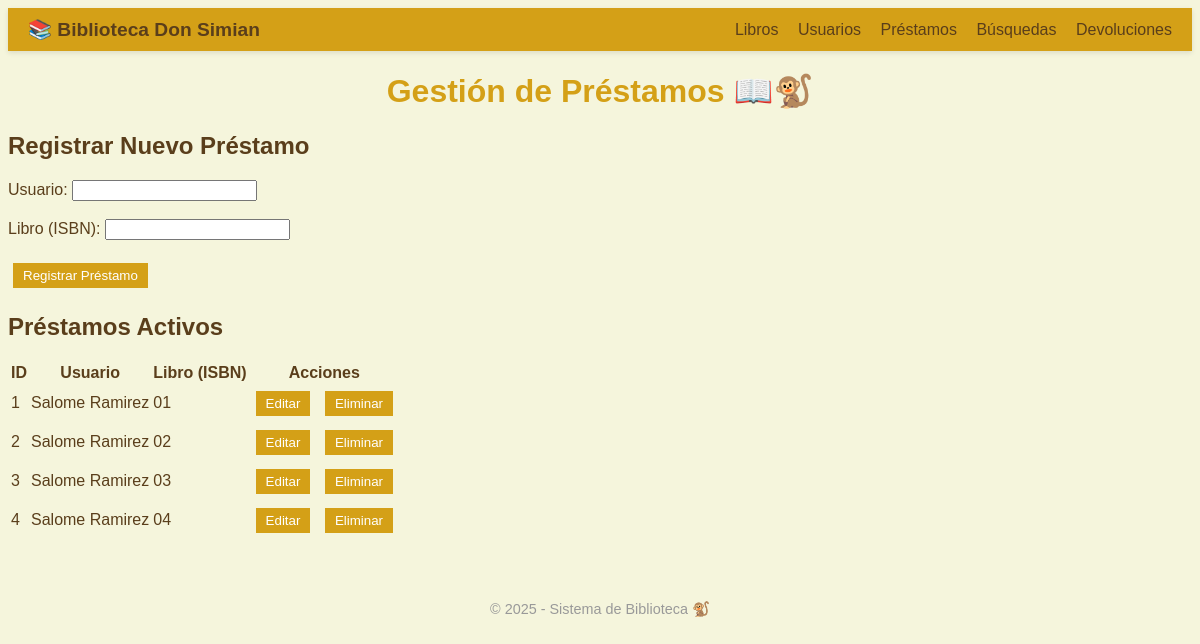
Screenshot of /prestamos with the database file from the repository.
### models/Models.py (models this page shows)
class Prestamo(Base):
    __tablename__ = "prestamos"
    id = Column(Integer, primary_key=True, index=True)
    usuario_id = Column(Integer, ForeignKey("usuarios.id"), nullable=False)
    libro_id = Column(Integer, ForeignKey("libros.id"), nullable=False)
    usuario = relationship("Usuario")
    libro = relationship("Libro")

class Usuario(Base):
    __tablename__ = "usuarios"
    id = Column(Integer, primary_key=True, index=True)
    nombre = Column(String, nullable=False)
    identificacion = Column(String, unique=True, nullable=False)

class Libro(Base):
    __tablename__ = "libros"
    id = Column(Integer, primary_key=True, index=True)
    titulo = Column(String, nullable=False)
    autor = Column(String, nullable=False)
    isbn = Column(String, unique=True, nullable=False)
    editorial = Column(String, nullable=False)
    anio = Column(Integer, nullable=False)

### main.py (the view)
@app.get("/usuarios", response_class=HTMLResponse)
def leer_usuarios(request: Request,db: Session = Depends(get_db)):
    return templates.TemplateResponse("usuarios.html", {"request": request, "usuarios": db.query(Usuario).all()})

### templates/prestamos.html (shortened to what this page needs)
<!DOCTYPE html>
<html lang="es">
<head>
    <link rel="stylesheet" href="/static/css/estilos.css">
</head>
<body>
    {% include "partials/navbar.html" %}
    <h1>Gestión de Préstamos 📖🐒</h1>
    <div class="container">
        <h2>Registrar Nuevo Préstamo</h2>
        <form method="post" action="/prestamos">
            <label for="usuario">Usuario:</label>
            <input type="text" id="usuario" name="usuario" required><br><br>
            <label for="libro">Libro (ISBN):</label>
            <input type="text" id="libro" name="libro" required><br><br>
            <button type="submit" class="button">Registrar Préstamo</button>
        </form>
        <h2>Préstamos Activos</h2>
        <table>
            <thead>
                <tr>
                    <th>ID</th>
                    <th>Usuario</th>
                    <th>Libro (ISBN)</th>
                    <th>Acciones</th>
                </tr>
            </thead>
            <tbody>
                {% for prestamo in prestamos %}
                <tr>
                    <td>{{ prestamo.id }}</td>
                    <td>{{ prestamo.usuario.nombre }}</td>
                    <td>{{ prestamo.libro.isbn }}</td>
                    <td>
                        <button class="button" onclick="abrirModal('{{ prestamo.id }}', '{{ prestamo.usuario.nombre }}', '{{ prestamo.libro.isbn }}')">Editar</button>
                        <form method="post" action="/eliminar_prestamo" style="display:inline;">
                            <button type="submit" class="button eliminar">Eliminar</button>
                        </form>
                    </td>
                </tr>
                {% endfor %}
            </tbody>
        </table>
    </div>
    <div class="footer">
        &copy; 2025 - Sistema de Biblioteca 🐒
    </div>
</body>
</html>

### templates/partials/navbar.html
<nav class="navbar">
    <div class="navbar-container">
        <a href="/" class="navbar-brand">📚 Biblioteca Don Simian</a>
        <div class="navbar-links">
            <a href="/libros">Libros</a>
            <a href="/usuarios">Usuarios</a>
            <a href="/prestamos">Préstamos</a>
            <a href="/busquedas/libros">Búsquedas</a>
            <a href="/devoluciones">Devoluciones</a>
        </div>
    </div>
</nav>

### static/css/estilos.css (style rules this page uses)
body { background-color: #f5f5dc; font-family: Arial, sans-serif; color: #5a3e1b; }
h1 { color: #d4a017; text-align: center; }
.button { margin: 5px; padding: 5px 10px; background-color: #d4a017; color: white; border: none; cursor: pointer; }
.eliminar { background-color: #d4a017; }
.footer { text-align: center; font-size: 0.9em; color: #999; margin-top: 60px; }
.navbar { background-color: #d4a017; padding: 10px 20px; color: white; font-weight: bold; box-shadow: 0 2px 5px rgba(0,0,0,0.1); }
.navbar-container { display: flex; justify-content: space-between; align-items: center; }
.navbar-brand { font-size: 1.2em; text-decoration: none; color: #5a3e1b; }
.navbar-links a { margin-left: 15px; text-decoration: none; color: #5a3e1b; font-weight: normal; }

### rows the page displays
Prestamo: id "1", usuario.nombre "Salome Ramirez", libro.isbn "01"
Prestamo: id "2", usuario.nombre "Salome Ramirez", libro.isbn "02"
Prestamo: id "3", usuario.nombre "Salome Ramirez", libro.isbn "03"
Prestamo: id "4", usuario.nombre "Salome Ramirez", libro.isbn "04"
